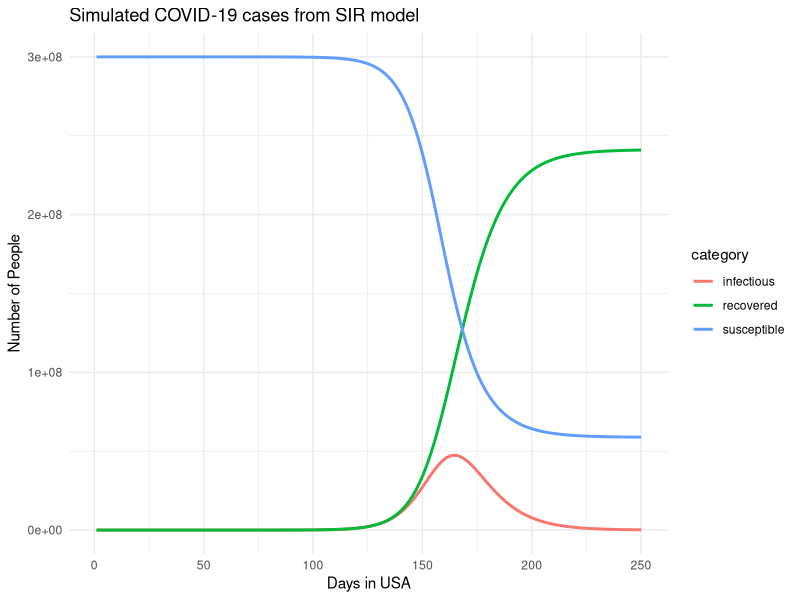
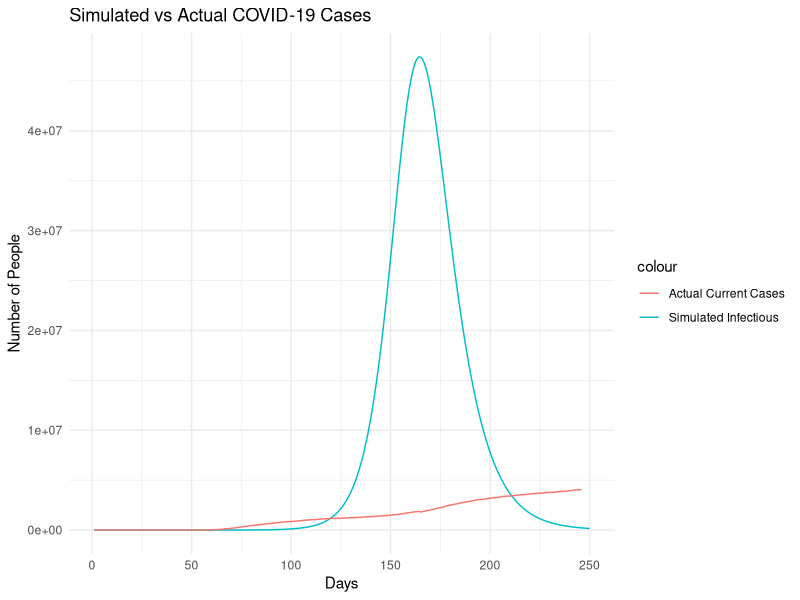
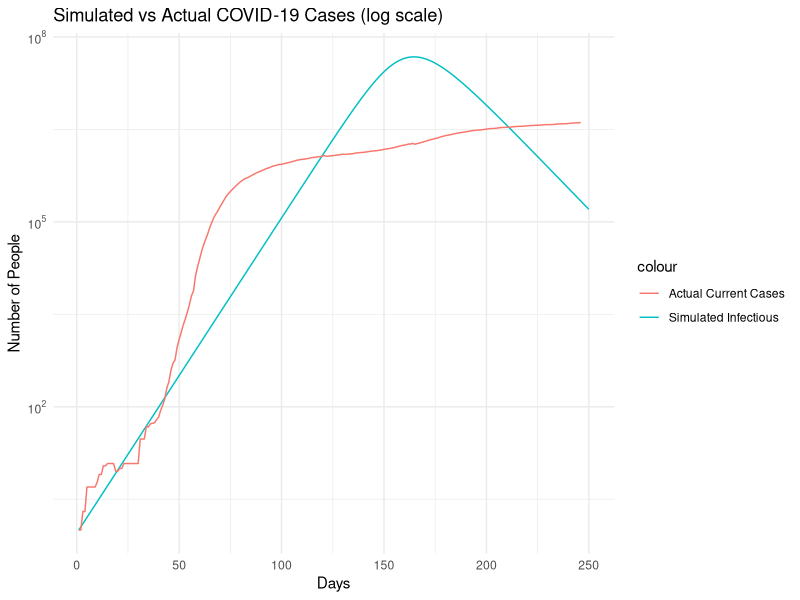
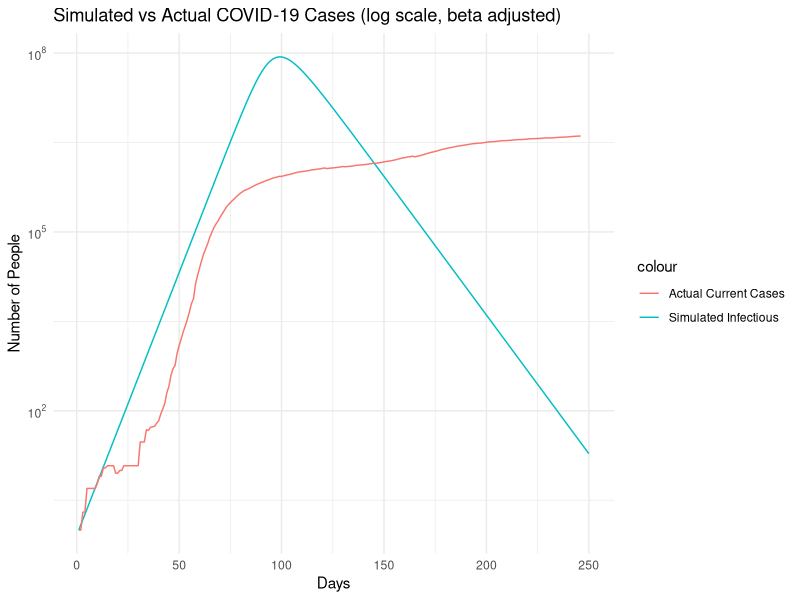

Source code (R) for these figures, in order:
## ---- chunk 1
# DO NOT ALTER THIS CHUNK
knitr::opts_chunk$set(
  echo = TRUE,
  eval = TRUE,
  fig.width = 5,
  fig.asp = 0.618,
  dpi = 120,
  fig.align = "center",
  cache = FALSE
)
# Load required packages
suppressPackageStartupMessages(library(tidyverse))
suppressPackageStartupMessages(library(scales))
covid_real <- read_csv("covid_counts.csv")
## ---- chunk 2
days_range <- 1:250
## ---- chunk 3
susceptible <- 300000000
infectious  <- 1
recovered   <- 0
## ---- chunk 4
beta  <- 0.25
gamma <- 0.125
N     <- 300000001

for(day in 2:250){
  susceptible[day] <- susceptible[day - 1] - (beta  * susceptible[day - 1] * infectious[day - 1]) / N
  infectious[day]  <- infectious[day - 1]  + (beta  * susceptible[day - 1] * infectious[day - 1]) / N - (gamma * infectious[day - 1])
  recovered[day]   <- recovered[day - 1]   + (gamma * infectious[day - 1])
}
## ---- chunk 5
library(tibble)

covid_sim <- tibble(
  day        = days_range,
  susceptible = susceptible,
  infectious  = infectious,
  recovered   = recovered
)
## ---- chunk 6
library(ggplot2)
library(tidyr)

covid_long <- covid_sim %>%
  pivot_longer(cols = c(susceptible, infectious, recovered),
               names_to = "category",
               values_to = "count")

ggplot(covid_long, aes(x = day, y = count, color = category)) +
  geom_line(size = 1) +
  labs(
    title = "Simulated COVID-19 cases from SIR model",
    x = "Days in USA",
    y = "Number of People"
  ) +
  theme_minimal()
## ---- chunk 7
library(ggplot2)

ggplot() +
  geom_line(data = covid_sim, aes(x = day, y = infectious, color = "Simulated Infectious")) +
  geom_line(data = covid_real, aes(x = days_in_country, y = current_cases, color = "Actual Current Cases")) +
  labs(
    title = "Simulated vs Actual COVID-19 Cases",
    x = "Days",
    y = "Number of People"
  ) +
  theme_minimal()
## ---- chunk 8
library(ggplot2)
library(scales)

ggplot() +
  geom_line(data = covid_sim, aes(x = day, y = infectious, color = "Simulated Infectious")) +
  geom_line(data = covid_real, aes(x = days_in_country, y = current_cases, color = "Actual Current Cases")) +
  labs(
    title = "Simulated vs Actual COVID-19 Cases (log scale)",
    x = "Days",
    y = "Number of People"
  ) +
  theme_minimal() +
  scale_y_log10(labels = trans_format("log10", math_format(10^.x)))
## ---- chunk 9
days_range   <- 1:250
susceptible  <- 300000000
infectious   <- 1
recovered    <- 0


beta  <- 0.35      
gamma <- 0.125
N     <- 300000001

for(day in 2:250){
  susceptible[day] <- susceptible[day - 1] - (beta  * susceptible[day - 1] * infectious[day - 1]) / N
  infectious[day]  <- infectious[day - 1]  + (beta  * susceptible[day - 1] * infectious[day - 1]) / N - (gamma * infectious[day - 1])
  recovered[day]   <- recovered[day - 1]   + (gamma * infectious[day - 1])
}

covid_sim <- tibble(
  day        = days_range,
  susceptible = susceptible,
  infectious  = infectious,
  recovered   = recovered
)


ggplot() +
  geom_line(data = covid_sim, aes(x = day, y = infectious, color = "Simulated Infectious")) +
  geom_line(data = covid_real, aes(x = days_in_country, y = current_cases, color = "Actual Current Cases")) +
  labs(
    title = "Simulated vs Actual COVID-19 Cases (log scale, beta adjusted)",
    x = "Days",
    y = "Number of People"
  ) +
  theme_minimal() +
  scale_y_log10(labels = trans_format("log10", math_format(10^.x)))
